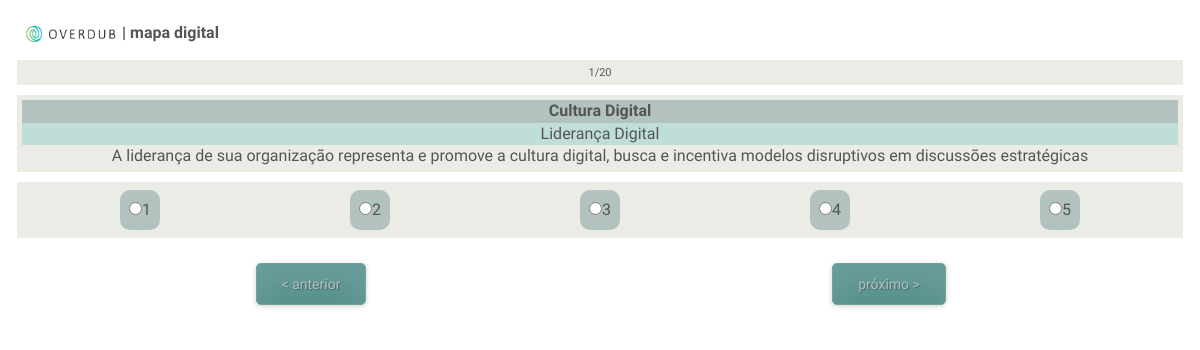
The app's page /maturity/assessments/answer/37 with its own data.
### maturity/models.py (models this page shows, shortened)
class Assessment(models.Model):
    assessment_date = models.DateTimeField()
    user_name = models.CharField(max_length=120)
    user_email = models.CharField(max_length=120)
    current_assessment_item = models.IntegerField(default=-1)
    def get_current_assessment_item(self):
        answer_list = list(self.assessmentanswer_set.all())
        if self.current_assessment_item < len(answer_list):
            answer = answer_list[self.current_assessment_item]
        else:
            self.set_dimension_results()
            answer = None
        return answer
    def get_progress_string(self):
        answer_list = list(self.assessmentanswer_set.all())
        str_return = str(self.current_assessment_item+1) + '/' + str(len(answer_list))
        return str_return

class AssessmentAnswer(models.Model):
    assessment = models.ForeignKey(Assessment, on_delete=models.CASCADE)
    criteria = models.ForeignKey(Criteria, on_delete=models.CASCADE)
    value = models.IntegerField()
    def get_dimension_name(self):
        return str(self.criteria.dimension)
    def get_criteria_name(self):
        return str(self.criteria)
    def get_criteria_description(self):
        return self.criteria.criteria_description

### maturity/views.py (the view)
# urls.py: path('assessments/answer/<int:pk>', views.AnswerView.as_view(), name='answer'),
class AnswerView(generic.DetailView):
    model = Assessment
    template_name = 'html5boilerplate/criteriaanswer.html'

### maturity/models.py (called while the page is built)
    def __str__(self):
        return self.dimension_name

    def __str__(self):
        return self.criteria_name

### maturity/templates/html5boilerplate/criteriaanswer.html (shortened to what this page needs)
{% load static %}
<!doctype html>
<html class="no-js" lang="">
    <head>
        <link rel="stylesheet" href="{% static 'assets/css/normalize.css' %}">
        <link rel="stylesheet" href="{% static 'assets/css/mycss.css' %}">
        <link rel="stylesheet" href="{% static 'assets/font-awesome/css/font-awesome.css' %}">
    </head>
    <body>
        <div class="mycontainer">
            <div class="question-header">
                <div class="logo-overdub">
                    <img src="{% static 'assets/img/overdub.png' %}" width="100" height="22">
                </div>
                <div class="map-title">
                    <b> | mapa digital</b>
                </div>
            </div>
            <div class="progress-bar-area">
                <div class="progress-bar">
                    {{ assessment.get_progress_string }}
                </div>
            </div>
            <div class="text-area">
                <div class="dimension-text">
                    <b>{{ assessment.get_current_assessment_item.get_dimension_name }}</b>
                </div>
                <div class="criteria-text">
                    {{ assessment.get_current_assessment_item.get_criteria_name }}
                </div>
                <div class="criteria-description">
                    {{ assessment.get_current_assessment_item.get_criteria_description }}
                </div>
            </div>
            <form action="{% url 'maturity:set_answer' assessment.id %}" method="post" class="subscribe">{% csrf_token %}
                <div class="vote-area">
                    <div class="button-vote"><input type="radio" name="value" value="1">1</div>
                    <div class="button-vote"><input type="radio" name="value" value="2">2</div>
                    <div class="button-vote"><input type="radio" name="value" value="3">3</div>
                    <div class="button-vote"><input type="radio" name="value" value="4">4</div>
                    <div class="button-vote"><input type="radio" name="value" value="5">5</div>
                </div>
                <div class="navigate-area">
                    <div class="button-navigate"><button type="submit">< anterior</button></div>
                    <div class="button-navigate"><button type="submit">próximo ></button></div>
                </div>
            </form>
        </div>
    </body>
</html>

### maturity/static/assets/css/mycss.css (style rules this page uses)
html { color: #222; font-size: 1em; line-height: 1.4; }
audio, canvas, iframe, img, svg, video { vertical-align: middle; }
body { font-family: 'PT Sans', Helvetica, Arial, sans-serif; font-size: 16px; font-weight: 400; color: #555; }
.mycontainer { background-color: white; justify-content: center; align-items: center; padding: 2px; margin: 5px; }
.question-header { background-color: white; display: flex; flex-wrap: nowrap; align-items: center; text-align: center; margin: 10px; padding: 5px; }
.logo-overdub { //width: 120px; //margin: 0 auto; //background-color: blue; }
.map-title { //background-color: blue; //width: 300px; //margin: 0 auto; }
.progress-bar-area { align-items: center; background-color: #eaece5; text-align: center; justify-content: center; margin: 10px; padding: 5px; font-size: 11px; }
.progress-bar { //background-color: blue; width: 96%; margin: 0 auto; }
.text-area { align-items: center; background-color: #eaece5; text-align: center; justify-content: center; margin: 10px; padding: 5px; }
.dimension-text { background-color: #b2c2bf; }
.criteria-text { background-color: #c0ded9; }
.criteria-description { //background-color: blue; width: 10% margin: 0 auto; }
.vote-area { display: flex; flex-wrap: nowrap; background-color: #eaece5; margin: 10px; padding: 8px; }
.button-vote { background-color: #b2c2bf; border-radius: 10px; width: 40px; margin: 10px; text-align: center; line-height: 40px; margin: 0 auto; }
.navigate-area { display: flex; flex-wrap: nowrap; //background-color: white; margin: 10px; padding: 5px; }
.button-navigate { //background-color: #3b3a30; width: 120px; margin: 10px; text-align: center; line-height: 30px; margin: 0 auto; }
.button-navigate > button { margin-top: 10px; padding: 12px 25px; background: #518d8a; border: 0; -moz-border-radius: 5px; -webkit-border-radius: 5px; border-radius: 5px; border: 1px solid #73a3a1; -moz-box-shadow: 0 25px 35px 0 rgba(255,255,255,.15) inset, 0 1px 5px 0 rgba(0,0,0,.2); -webkit-box-shadow: 0 25px 35px 0 rgba(255,255,255,.15) inset, 0 1px 5px 0 rgba(0,0,0,.2); box-shadow: 0 25px 35px 0 rgba(255,255,255,.15) inset, 0 1px 5px 0 rgba(0,0,0,.2); color: #fff; //text-transform: uppercase; text-shadow: 1px 1px 1px rgba(0,0,0,.3); font-family: 'PT Sans', Helvetica, Arial, sans-serif; font-size: 14px; color: #b2c2bf; -o-transition: all .2s; -moz-transition: all .2s; -webkit-transition: all .2s; -ms-transition: all .2s; }

### records on screen
Assessment: get_progress_string "1/20", get_current_assessment_item.get_dimension_name "Cultura Digital", get_current_assessment_item.get_criteria_name "Liderança Digital", get_current_assessment_item.get_criteria_description "A liderança de sua organização representa e promove a cultura digital, busca e incentiva modelos disruptivos em discussões estratégicas"
